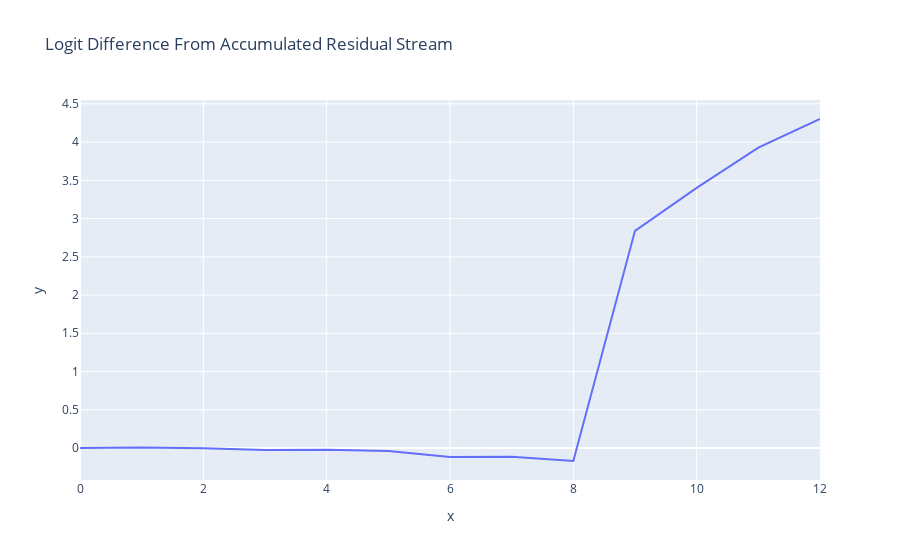

The notebook cell saved with this chart:
### Code cell
accumulated_residual, labels = clean_cache.accumulated_resid(layer=-1, incl_mid=False, pos_slice=-1, return_labels=True)
logit_lens_logit_diffs = residual_stack_to_logit_diff(accumulated_residual, clean_cache)
line(logit_lens_logit_diffs, x=np.arange(model.cfg.n_layers+1), hover_name=labels, title="Logit Difference From Accumulated Residual Stream")

### Figure 1 — Plotly figure (JSON) as saved in the notebook; plotly's stock layout.template omitted (floating-point values rounded to 4 significant figures)
{"data": [{"hovertemplate": "x=%{x}<br>y=%{y}<extra></extra>", "legendgroup": "", "line": {"color": "#636efa", "dash": "solid"}, "marker": {"symbol": "circle"}, "mode": "lines", "name": "", "orientation": "v", "showlegend": false, "type": "scatter", "x": [0, 1, 2, 3, 4, 5, 6, 7, 8, 9, 10, 11, 12], "xaxis": "x", "y": [-0.001889, 0.007663, -0.004017, -0.02785, -0.02387, -0.03889, -0.1188, -0.1132, -0.1704, 2.839, 3.4, 3.927, 4.302], "yaxis": "y"}], "layout": {"legend": {"tracegroupgap": 0}, "title": {"text": "Logit Difference From Accumulated Residual Stream"}, "xaxis": {"anchor": "y", "domain": [0, 1], "title": {"text": "x"}}, "yaxis": {"anchor": "x", "domain": [0, 1], "title": {"text": "y"}}}}
